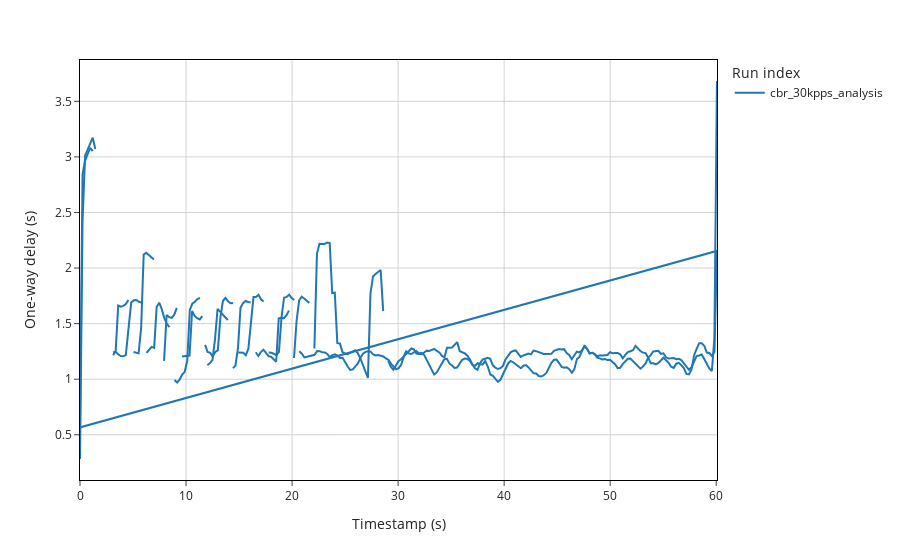

Notebook source saved alongside this figure:
### Code cell
fig = px.line(x=new_agg_df.index, y=new_agg_df['packet_owd_mean'], color=new_agg_df['_measurement'], template='simple_white')

fig.update_xaxes(
    title="Timestamp (s)",
    showline=True,
    linecolor="black",
    linewidth=1,
    mirror=True,
    gridcolor="LightGray",
    showgrid=True
)
fig.update_yaxes(
    title="One-way delay (s)",
    showline=True,
    linecolor="black",
    linewidth=1,
    mirror=True,
    gridcolor="LightGray",
    showgrid=True
)

fig.update_layout(
    legend_title_text="Run index"
)

# 'newLegendNames = {
#     f'{TRIAL_NAME}_analysis_1': '1',
#     f'{TRIAL_NAME}_analysis_2': '2',
#     f'{TRIAL_NAME}_analysis_3': '3',
#     f'{TRIAL_NAME}_analysis_4': '4',
#     f'{TRIAL_NAME}_analysis_5': '5',
#     'mean': 6
# }

# fig.for_each_trace(lambda t: t.update(name=newLegendNames[t.name]))
# '
fig.show()

### Figure 1 — Plotly figure (JSON) as saved in the notebook; plotly's stock layout.template omitted (floating-point values rounded to 4 significant figures; data arrays with more than 128 entries replaced by an {"elided": "..."} marker saying what was removed)
{"data": [{"hovertemplate": "color=cbr_30kpps_analysis<br>x=%{x}<br>y=%{y}<extra></extra>", "legendgroup": "cbr_30kpps_analysis", "line": {"color": "#1F77B4", "dash": "solid"}, "marker": {"symbol": "circle"}, "mode": "lines", "name": "cbr_30kpps_analysis", "orientation": "v", "showlegend": true, "type": "scatter", "x": {"elided": "502 float values"}, "xaxis": "x", "y": {"elided": "502 float values"}, "yaxis": "y"}], "layout": {"legend": {"title": {"text": "Run index"}, "tracegroupgap": 0}, "margin": {"t": 60}, "xaxis": {"anchor": "y", "domain": [0, 1], "gridcolor": "LightGray", "linecolor": "black", "linewidth": 1, "mirror": true, "showgrid": true, "showline": true, "title": {"text": "Timestamp (s)"}}, "yaxis": {"anchor": "x", "domain": [0, 1], "gridcolor": "LightGray", "linecolor": "black", "linewidth": 1, "mirror": true, "showgrid": true, "showline": true, "title": {"text": "One-way delay (s)"}}}}
